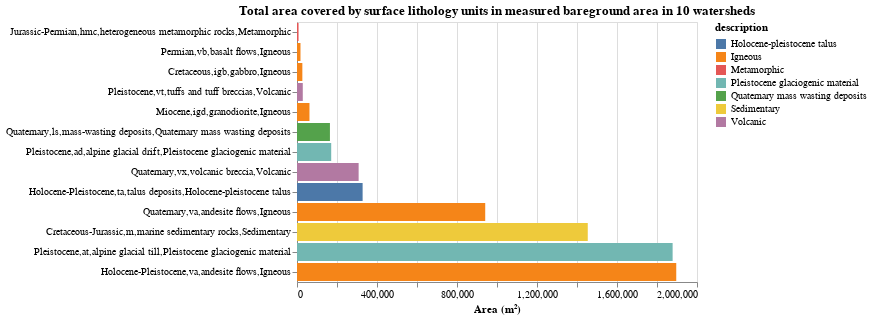

The notebook cell saved with this chart:
### Code cell
alt.Chart(
    pd.DataFrame(bareground_lithology_by_valley.groupby(['description', 'unit description'])['AREA'].sum()).reset_index()
).mark_bar().encode(
    alt.Y("unit description:N", sort='x', axis=alt.Axis(labelLimit=500, title='')),
    alt.X("AREA:Q", title='Area (m²)'),
    alt.Color("description:N")
).properties(
    title = 'Total area covered by surface lithology units in measured bareground area in 10 watersheds'
)

### Figure 1 — Vega-Lite specification as saved in the notebook (floating-point values rounded to 4 significant figures)
{"config": {"view": {"continuousWidth": 400, "continuousHeight": 300}}, "data": {"name": "data-e8b7c05c2f7f169c9464a06a56f5ace0"}, "mark": "bar", "encoding": {"color": {"field": "description", "type": "nominal"}, "x": {"field": "AREA", "title": "Area (m²)", "type": "quantitative"}, "y": {"axis": {"labelLimit": 500, "title": ""}, "field": "unit description", "sort": "x", "type": "nominal"}}, "title": "Total area covered by surface lithology units in measured bareground area in 10 watersheds", "$schema": "https://vega.github.io/schema/vega-lite/v4.17.0.json", "datasets": {"data-e8b7c05c2f7f169c9464a06a56f5ace0": [{"description": "Holocene-pleistocene talus", "unit description": "Holocene-Pleistocene,ta,talus deposits,Holocene-pleistocene talus", "AREA": 328100.0}, {"description": "Igneous", "unit description": "Cretaceous,igb,gabbro,Igneous", "AREA": 26750.0}, {"description": "Igneous", "unit description": "Holocene-Pleistocene,va,andesite flows,Igneous", "AREA": 1896000.0}, {"description": "Igneous", "unit description": "Miocene,igd,granodiorite,Igneous", "AREA": 62360.0}, {"description": "Igneous", "unit description": "Permian,vb,basalt flows,Igneous", "AREA": 17450.0}, {"description": "Igneous", "unit description": "Quaternary,va,andesite flows,Igneous", "AREA": 941100.0}, {"description": "Metamorphic", "unit description": "Jurassic-Permian,hmc,heterogeneous metamorphic rocks,Metamorphic", "AREA": 7780.0}, {"description": "Pleistocene glaciogenic material", "unit description": "Pleistocene,ad,alpine glacial drift,Pleistocene glaciogenic material", "AREA": 171000.0}, {"description": "Pleistocene glaciogenic material", "unit description": "Pleistocene,at,alpine glacial till,Pleistocene glaciogenic material", "AREA": 1878000.0}, {"description": "Quaternary mass wasting deposits", "unit description": "Quaternary,ls,mass-wasting deposits,Quaternary mass wasting deposits", "AREA": 164700.0}, {"description": "Sedimentary", "unit description": "Cretaceous-Jurassic,m,marine sedimentary rocks,Sedimentary", "AREA": 1454000.0}, {"description": "Volcanic", "unit description": "Pleistocene,vt,tuffs and tuff breccias,Volcanic", "AREA": 28900.0}, {"description": "Volcanic", "unit description": "Quaternary,vx,volcanic breccia,Volcanic", "AREA": 308200.0}]}}
